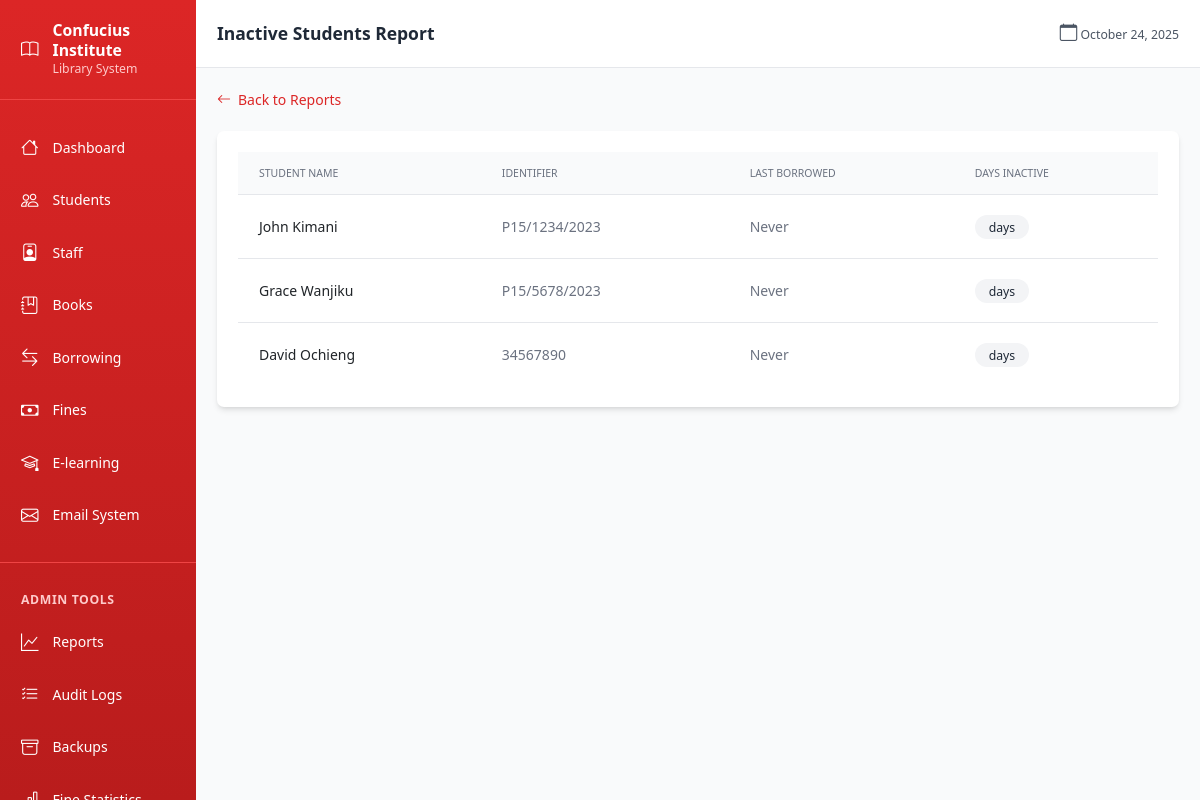
The app's page /reports/inactive-students (signed in) with its own data.
### models.py (models this page shows, shortened)
class Student(db.Model):
    id = db.Column(db.Integer, primary_key=True)
    name = db.Column(db.String(100), nullable=False)
    registration_number = db.Column(db.String(50), unique=True, nullable=True)  # UoN students
    id_number = db.Column(db.String(20), unique=True, nullable=True)  # Kenyan non-UoN
    passport_number = db.Column(db.String(20), unique=True, nullable=True)  # International
    email = db.Column(db.String(120), nullable=False)
    phone = db.Column(db.String(20))
    membership_status = db.Column(db.String(20), default='active')  # active, suspended, expired
    created_at = db.Column(db.DateTime, default=datetime.utcnow)
    borrow_records = db.relationship('BorrowRecord', backref='student_ref', lazy=True)
    fines = db.relationship('Fine', backref='student_ref', lazy=True)
    @property
    def identifier(self):
        if self.registration_number:
            return self.registration_number
        elif self.id_number:
            return self.id_number
        else:
            return self.passport_number

### blueprints/reports.py (the view)
@reports_bp.route('/inactive-students')
@login_required
def inactive_students():
    if current_user.role != 'admin':
        flash('Access denied. Admin privileges required.', 'error')
        return redirect(url_for('dashboard.index'))
    six_months_ago = datetime.utcnow() - timedelta(days=180)
    from sqlalchemy import or_
    inactive_students = db.session.query(Student).outerjoin(BorrowRecord).group_by(Student.id).having(
        or_(
            func.max(BorrowRecord.borrowed_at) < six_months_ago,
            func.max(BorrowRecord.borrowed_at).is_(None)
        )
    ).all()
    return render_template('reports/inactive_students.html',
                         inactive_students=inactive_students,
                         months_threshold=6)

### templates/reports/inactive_students.html (shortened to what this page needs)
{% extends 'base.html' %}
{% block page_header %}Inactive Students Report{% endblock %}
{% block content %}
<div class="max-w-6xl mx-auto">
    <div class="mb-6">
        <a href="{{ url_for('reports.index') }}" class="inline-flex items-center text-red-600 hover:text-red-700">
            <i class="bi bi-arrow-left mr-2"></i>Back to Reports
        </a>
    </div>
    <div class="bg-white rounded-lg shadow-md overflow-hidden">
        <div class="p-6">
            {% if inactive_students %}
            <div class="overflow-x-auto">
                <table class="min-w-full divide-y divide-gray-200">
                    <thead class="bg-gray-50">
                        <tr>
                            <th class="px-6 py-3 text-left text-xs font-medium text-gray-500 uppercase">Student Name</th>
                            <th class="px-6 py-3 text-left text-xs font-medium text-gray-500 uppercase">Identifier</th>
                            <th class="px-6 py-3 text-left text-xs font-medium text-gray-500 uppercase">Last Borrowed</th>
                            <th class="px-6 py-3 text-left text-xs font-medium text-gray-500 uppercase">Days Inactive</th>
                        </tr>
                    </thead>
                    <tbody class="bg-white divide-y divide-gray-200">
                        {% for student in inactive_students %}
                        <tr class="hover:bg-gray-50">
                            <td class="px-6 py-4 font-medium">{{ student.name }}</td>
                            <td class="px-6 py-4 text-gray-500">{{ student.identifier }}</td>
                            <td class="px-6 py-4 text-gray-500">{{ student.last_borrow_date if student.last_borrow_date else 'Never' }}</td>
                            <td class="px-6 py-4">
                                <span class="px-3 py-1 bg-gray-100 text-gray-800 rounded-full text-sm font-medium">
                                    {{ student.days_inactive }} days
                                </span>
                            </td>
                        </tr>
                        {% endfor %}
                    </tbody>
                </table>
            </div>
            {% else %}
            <div class="text-center py-12 text-gray-500">
                <i class="bi bi-check-circle text-5xl mb-3 text-green-500"></i>
                <p>All students are active</p>
            </div>
            {% endif %}
        </div>
    </div>
</div>
{% endblock %}

### templates/base.html (style rules this page uses)
:root { font-size: 14px; }

### records on screen
Student: name "John Kimani", identifier "P15/1234/2023", last_borrow_date "Never"
Student: name "Grace Wanjiku", identifier "P15/5678/2023", last_borrow_date "Never"
Student: name "David Ochieng", identifier "34567890", last_borrow_date "Never"
